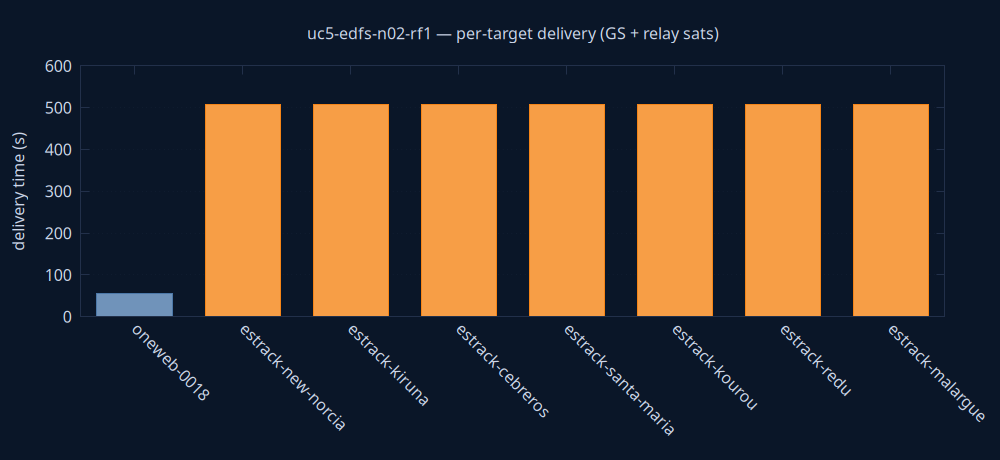

Write the gnuplot code that produced this figure.
set terminal pngcairo size 1000,460 background rgb '#0a1628'
set output 'delivery.png'
set style fill solid 0.8
set boxwidth 0.7 relative
set border lc rgb '#22304a'
set grid ytics lc rgb '#22304a'
set yrange [0:*]
set ylabel 'delivery time (s)' textcolor rgb '#cdd7ea'
set xtics rotate by -45 textcolor rgb '#cdd7ea'
set ytics textcolor rgb '#cdd7ea'
set title 'uc5-edfs-n02-rf1 — per-target delivery (GS + relay sats)' textcolor rgb '#cdd7ea'
plot 'delivery.dat' using 0:2:3:xtic(1) with boxes lc rgb variable notitle
